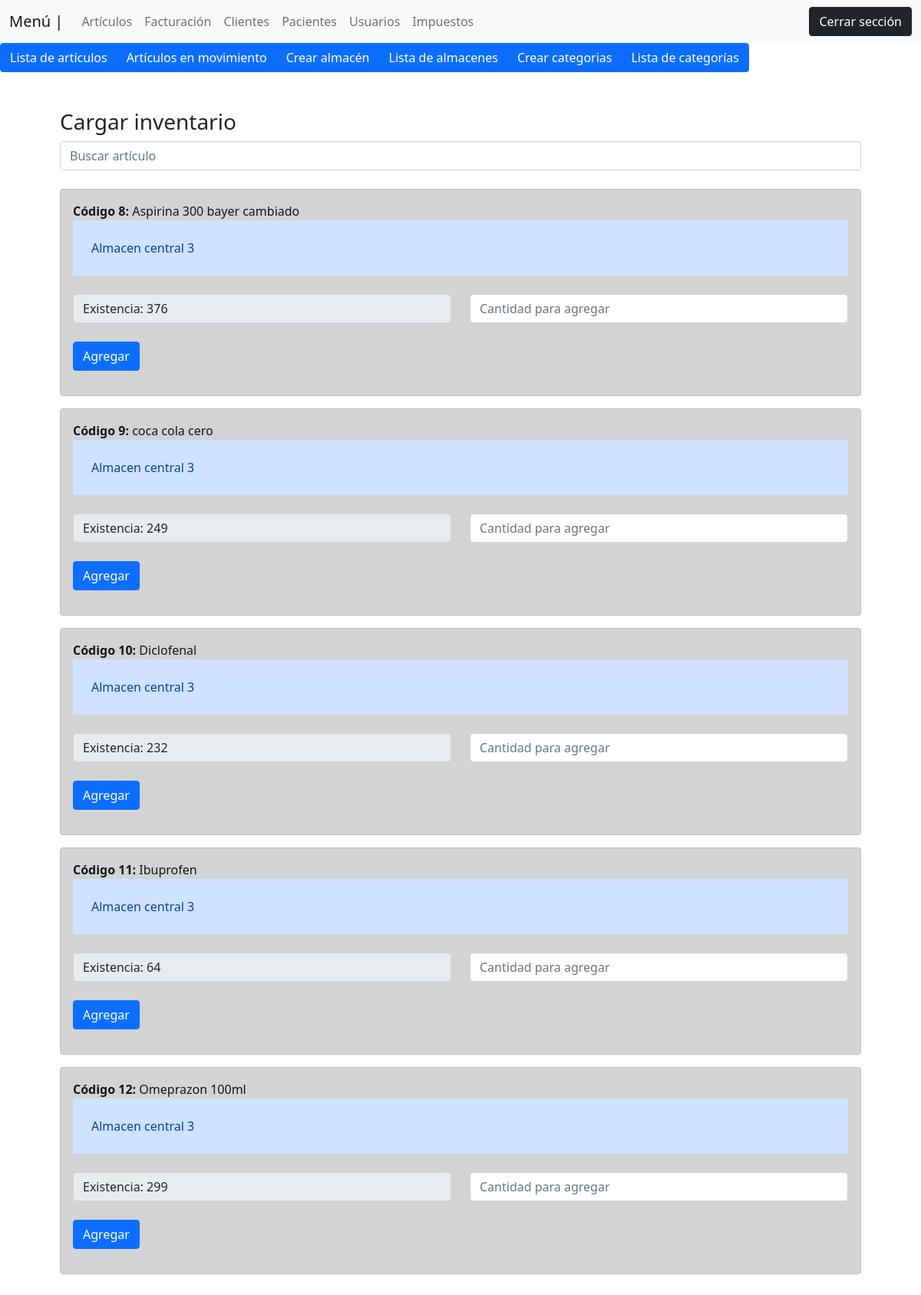
/views/cargas_a_inventario.php (signed in), run on the app's committed database.
### tables this page shows
CREATE TABLE `articulos` (
  `id` int(11) NOT NULL,
  `nombre` varchar(100) NOT NULL,
  `descripcion` text DEFAULT NULL,
  `existencia` float NOT NULL DEFAULT 0,
  `stock` float NOT NULL DEFAULT 0,
  `cantidad_disponible` float NOT NULL DEFAULT 0,
  `cantidad_en_movimiento` int(7) NOT NULL DEFAULT 0,
  `almacen` int(2) DEFAULT NULL,
  `fcc` varchar(100) DEFAULT NULL,
  `fcv` varchar(100) NOT NULL,
  `status` varchar(10) NOT NULL DEFAULT 'Activo',
  `categoria` varchar(100) DEFAULT NULL,
  `precio_compra` float DEFAULT NULL,
  `precio_venta` float NOT NULL,
  `codigo_impuesto` int(2) DEFAULT NULL,
  `casa_productora` varchar(100) DEFAULT NULL,
  `fecha_creacion` timestamp NOT NULL DEFAULT current_timestamp() ON UPDATE current_timestamp(),
  `creado_por` varchar(100) DEFAULT NULL,
  `fecha_modificacion` date DEFAULT NULL,
  `modificado_por` varchar(100) DEFAULT NULL,
  `fecha_borrado` date DEFAULT NULL,
  `borrado_por` varchar(100) DEFAULT NULL
);

CREATE TABLE `almacenes` (
  `id` int(11) NOT NULL,
  `nombre` varchar(100) NOT NULL,
  `descripcion` text NOT NULL,
  `creado_por` varchar(100) NOT NULL,
  `fecha_creacion` timestamp NOT NULL DEFAULT current_timestamp() ON UPDATE current_timestamp(),
  `fecha_modificacion` date DEFAULT NULL,
  `modificado_por` varchar(100) DEFAULT NULL,
  `fecha_borrado` date DEFAULT NULL,
  `borrado_por` varchar(100) DEFAULT NULL
);

### views/cargas_a_inventario.php (the view, shortened to what this page needs)
<?php
 include('plantilla/menu_top.php');
 include('plantilla/menu_articulos.php');
 $consulta_articulos = "SELECT * FROM articulos where borrado_por is null limit 10";
 $query_articulos = $conexion->query($consulta_articulos);
?>
<div class="container p-5">
    <h3>Cargar inventario</h3>
        <div class="col-md-12">
            <input type="text" class="form-control" id="busqueda" placeholder="Buscar artículo"><br>
            <div role="alert" id="caja_init">
                <?php
                    while($articulo = $query_articulos->fetch_assoc())
                    {
                ?>
                <div class="alert alert-dark">
                <strong>Código   <?php echo $articulo["id"].":</strong> ".$articulo["nombre"]?>
                <form action="../backend/inventario/cargar_cantidades.php" method="post">
                    <div class="row">
                        <div class="col-md-12 mb-4">
                            <div class="alert-primary p-4">
                                <?php
                                    $id_almacen = $articulo["almacen"];
                                     $consulta_almacen = "SELECT * from almacenes where id = $id_almacen";
                                    $query_almacen = $conexion->query($consulta_almacen);
                                    $resultado = $query_almacen->fetch_assoc();
                                    echo $resultado["nombre"];
                                ?>
                            </div>
                        </div>
                        <div class="col-md-6 mb-4">
                            <input type="text" disabled value="Existencia: <?php echo $articulo["existencia"]?>" class="form-control" placeholder="Cantidad Actual">
                        </div>
                        <div class="col-md-6 ">
                            <input type="number" name="cantidad" class="form-control" placeholder="Cantidad para agregar">
                        </div> <br>
                        <div class="col-md-6">
                            <button class="btn btn-primary">Agregar</button>
                        </div>
                    </div>
                </form>
                </div>
                <?php
                }
            ?>
            </div>
        </div>
</div>

### data on the page
articulos: id "8", nombre "Aspirina 300 bayer cambiado", almacenes.nombre "Almacen central 3", existencia "Existencia: 376"
articulos: id "9", nombre "coca cola cero", almacenes.nombre "Almacen central 3", existencia "Existencia: 249"
articulos: id "10", nombre "Diclofenal", almacenes.nombre "Almacen central 3", existencia "Existencia: 232"
articulos: id "11", nombre "Ibuprofen", almacenes.nombre "Almacen central 3", existencia "Existencia: 64"
articulos: id "12", nombre "Omeprazon 100ml", almacenes.nombre "Almacen central 3", existencia "Existencia: 299"
